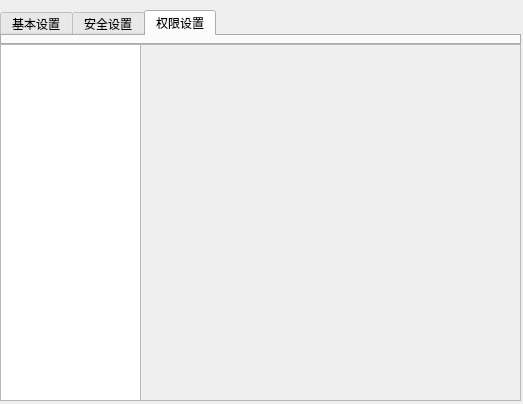
<?xml version="1.0" encoding="UTF-8"?>
<ui version="4.0">
 <class>QudaoWidget</class>
 <widget class="QWidget" name="QudaoWidget">
  <property name="geometry">
   <rect>
    <x>0</x>
    <y>0</y>
    <width>523</width>
    <height>404</height>
   </rect>
  </property>
  <property name="windowTitle">
   <string>Form</string>
  </property>
  <widget class="QTabWidget" name="tabWidget">
   <property name="geometry">
    <rect>
     <x>0</x>
     <y>10</y>
     <width>521</width>
     <height>35</height>
    </rect>
   </property>
   <property name="currentIndex">
    <number>2</number>
   </property>
   <widget class="QWidget" name="tab_1">
    <attribute name="icon">
     <iconset resource="../../WorkSpace_python/mypack/res.qrc">
      <normaloff>:/images/RefreshData.png</normaloff>:/images/RefreshData.png</iconset>
    </attribute>
    <attribute name="title">
     <string>基本设置</string>
    </attribute>
   </widget>
   <widget class="QWidget" name="tab_2">
    <attribute name="icon">
     <iconset resource="../../WorkSpace_python/mypack/res.qrc">
      <normaloff>:/images/RefreshData.png</normaloff>:/images/RefreshData.png</iconset>
    </attribute>
    <attribute name="title">
     <string>安全设置</string>
    </attribute>
   </widget>
   <widget class="QWidget" name="tab_3">
    <attribute name="icon">
     <iconset resource="../../WorkSpace_python/mypack/res.qrc">
      <normaloff>:/images/RefreshData.png</normaloff>:/images/RefreshData.png</iconset>
    </attribute>
    <attribute name="title">
     <string>权限设置</string>
    </attribute>
   </widget>
  </widget>
  <widget class="QListWidget" name="contentsWidget">
   <property name="geometry">
    <rect>
     <x>0</x>
     <y>44</y>
     <width>141</width>
     <height>357</height>
    </rect>
   </property>
  </widget>
  <widget class="QScrollArea" name="scrollArea">
   <property name="geometry">
    <rect>
     <x>140</x>
     <y>44</y>
     <width>381</width>
     <height>357</height>
    </rect>
   </property>
   <property name="widgetResizable">
    <bool>true</bool>
   </property>
   <widget class="QWidget" name="scrollAreaWidgetContents">
    <property name="geometry">
     <rect>
      <x>0</x>
      <y>0</y>
      <width>379</width>
      <height>355</height>
     </rect>
    </property>
    <property name="minimumSize">
     <size>
      <width>0</width>
      <height>0</height>
     </size>
    </property>
   </widget>
  </widget>
 </widget>
 <resources>
  <include location="../../WorkSpace_python/mypack/res.qrc"/>
 </resources>
 <connections/>
</ui>
